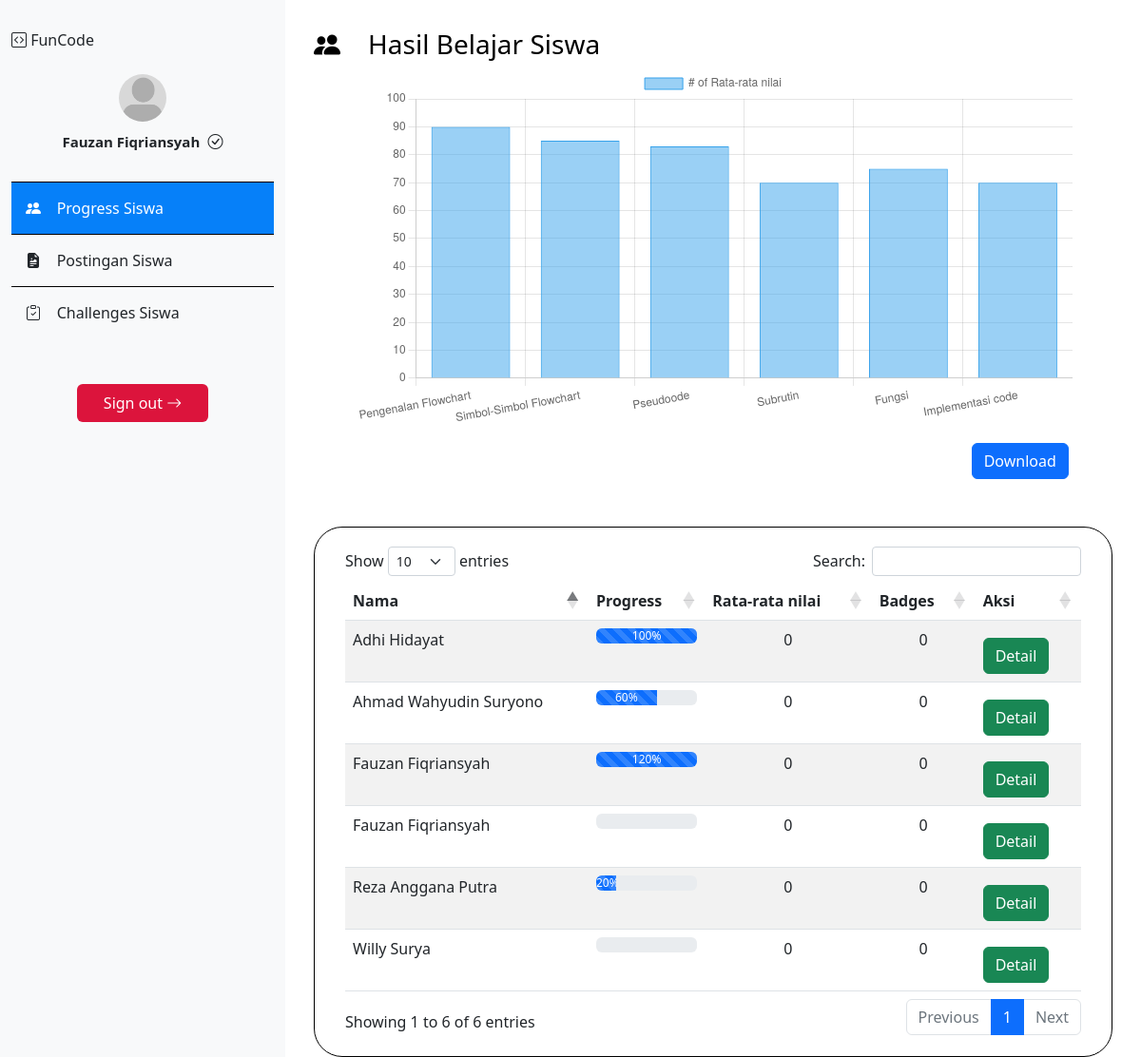
Page /guru/index.php (signed in) on the earlier database version.
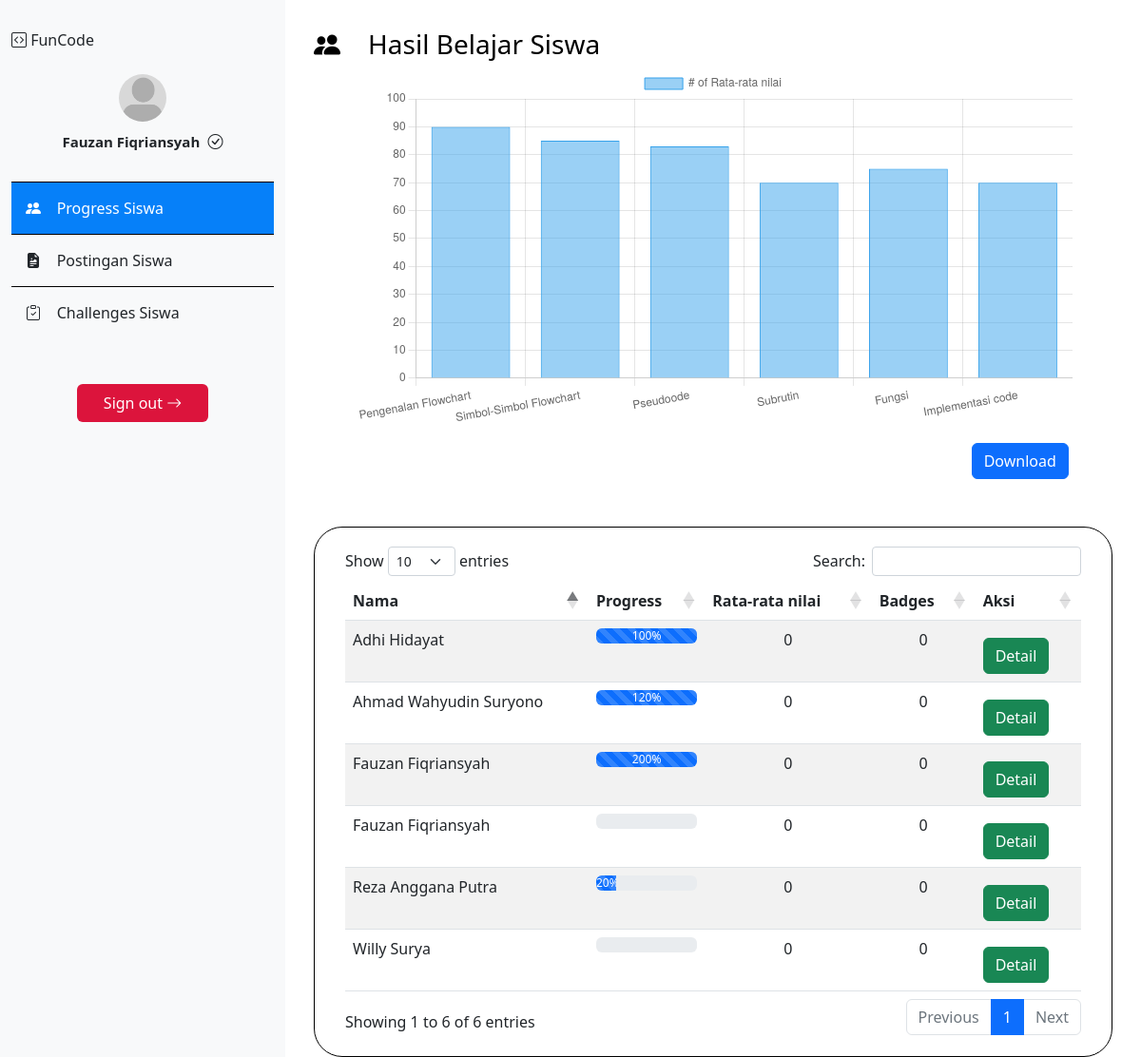
Same page on the later database version.
### tables this page shows
CREATE TABLE `tb_courses` (
  `id` int(11) NOT NULL,
  `id_user` int(11) NOT NULL,
  `curr_course` int(11) NOT NULL
);

CREATE TABLE `tb_user` (
  `id` int(11) NOT NULL,
  `email` text NOT NULL,
  `username` varchar(100) NOT NULL,
  `name` varchar(256) NOT NULL,
  `password` mediumtext NOT NULL,
  `kelas` varchar(20) NOT NULL,
  `admin` tinyint(1) NOT NULL,
  `photo_profile` text NOT NULL,
  `level` int(11) NOT NULL DEFAULT '1',
  `point` int(11) NOT NULL,
  `xp` int(11) NOT NULL,
  `badges` int(11) NOT NULL DEFAULT '0',
  `created_at` timestamp NOT NULL DEFAULT CURRENT_TIMESTAMP ON UPDATE CURRENT_TIMESTAMP,
  `updated_at` timestamp NOT NULL DEFAULT '0000-00-00 00:00:00'
);

### guru/index.php (the view, shortened to what this page needs)
<?php
	include("../db.php");
?>
<!DOCTYPE html>
<html>
<head>
	<link href="https://cdn.jsdelivr.net/npm/bootstrap@5.2.0/dist/css/bootstrap.min.css" rel="stylesheet"
>
	<link rel="stylesheet" type="text/css" href="../css/admin/style.css">
	<link rel="stylesheet" href="https://cdn.jsdelivr.net/npm/bootstrap-icons@1.9.1/font/bootstrap-icons.css">
	<link rel="stylesheet" type="text/css" href="https://cdn.datatables.net/1.12.1/css/dataTables.bootstrap5.min.css">
	<link href="https://cdn.jsdelivr.net/npm/froala-editor@latest/css/froala_editor.pkgd.min.css" rel="stylesheet"
		type="text/css" />
	<link rel="stylesheet" href="https://cdnjs.cloudflare.com/ajax/libs/froala-editor/4.0.17/css/froala_style.min.css"
 />
	<link href="https://cdn.jsdelivr.net/npm/froala-editor@latest/css/plugins/image.min.css" rel="stylesheet"
		type="text/css" />
</head>
<body>
	<div class="container-fluid">
		<div class="row">
			<div class="col-lg-3 left-content bg-light">
				<a class="navbar-brand" href="#"> <i class="bi bi-code-square"></i> FunCode</a><br><br>
				<img src="<?php echo $_SESSION["photo_profile"]; ?>" class="avatar" />
				<div style="text-align: center;">
					<span class="" id="profile-name"><?php echo $_SESSION["name"]; ?></span>&nbsp;&nbsp;<i
						class="bi bi-check-circle"></i>
				</div>
				<div class="section current" id="progress-menu">
					<span><i class="bi bi-people-fill"></i> &nbsp;&nbsp; Progress Siswa</span>
				</div>
				<div class="section" id="postingan-menu">
					<i class="bi bi-file-earmark-richtext-fill"></i> &nbsp;&nbsp; Postingan Siswa</span>
				</div>
				<div class="section" id="challenge-menu">
					<i class="bi bi-clipboard-check"></i> &nbsp;&nbsp; Challenges Siswa</span>
				</div>
				<br><br>
				<button class="nav-link btn" id="sign-out" onclick="logout()">Sign out <i
						class="bi bi-arrow-right"></i></button>
			</div>
			<div class="col-lg-9 right-content">
				<div class="content-1">
					<h3 id="progress-title"><i class="bi bi-people-fill"></i> &nbsp;&nbsp; Hasil Belajar Siswa</h3>
					<div class="chart">
						<canvas id="myChart"></canvas>
					</div>
					<button class="btn btn-primary download">Download</button>
					<div class="user-list" id="progress-list">
						<table class="table table-striped" id="table-user">
							<thead>
								<tr>
									<th>Nama</th>
									<th>Progress</th>
									<th>Rata-rata nilai</th>
									<th>Badges</th>
									<th>Aksi</th>
								</tr>
							</thead>
							<tbody>
								<?php
								$sql = "SELECT a.*, b.curr_course FROM tb_user AS a JOIN tb_courses AS b ON b.id_user = a.id" ;
								$result = mysqli_query($con,$sql);
				        		if (mysqli_num_rows($result) > 0) {
									while($row = mysqli_fetch_array($result)) {
									  	echo "
									  		<tr>
								        		<td>".$row["name"]."</td>
								        		<td><div class='progress' role='progressbar' aria-label='Default striped example' aria-valuenow='10' aria-valuemin='0' aria-valuemax='100'>
												<div class='progress-bar progress-bar-striped' style='width: ". ($row["curr_course"]*20)."%'>".($row["curr_course"]*20)."%</div>
											  </div></td>
											  	<td><center>0</center></td>
												<td><center>0</center></td>
								        		<td>
								        			<button class='btn btn-success admin btn-action' data-id='".$row["id"]."'>Detail</button>&nbsp;&nbsp;
								        		</td>
								        	</tr>
									  	";
									}
								}
				        	 ?>
							</tbody>
						</table>
					</div>
				</div>
			</div>
		</div>
	</div>
</body>
</html>

Differences in the rows shown:
changed tb_courses (number 1 of 6 on the later page): $row['curr_course']*20 "120" → "200"
changed tb_courses "Ahmad Wahyudin Suryono": curr_course 3 → 6 (drawn); $row['curr_course']*20 "60" → "120"
